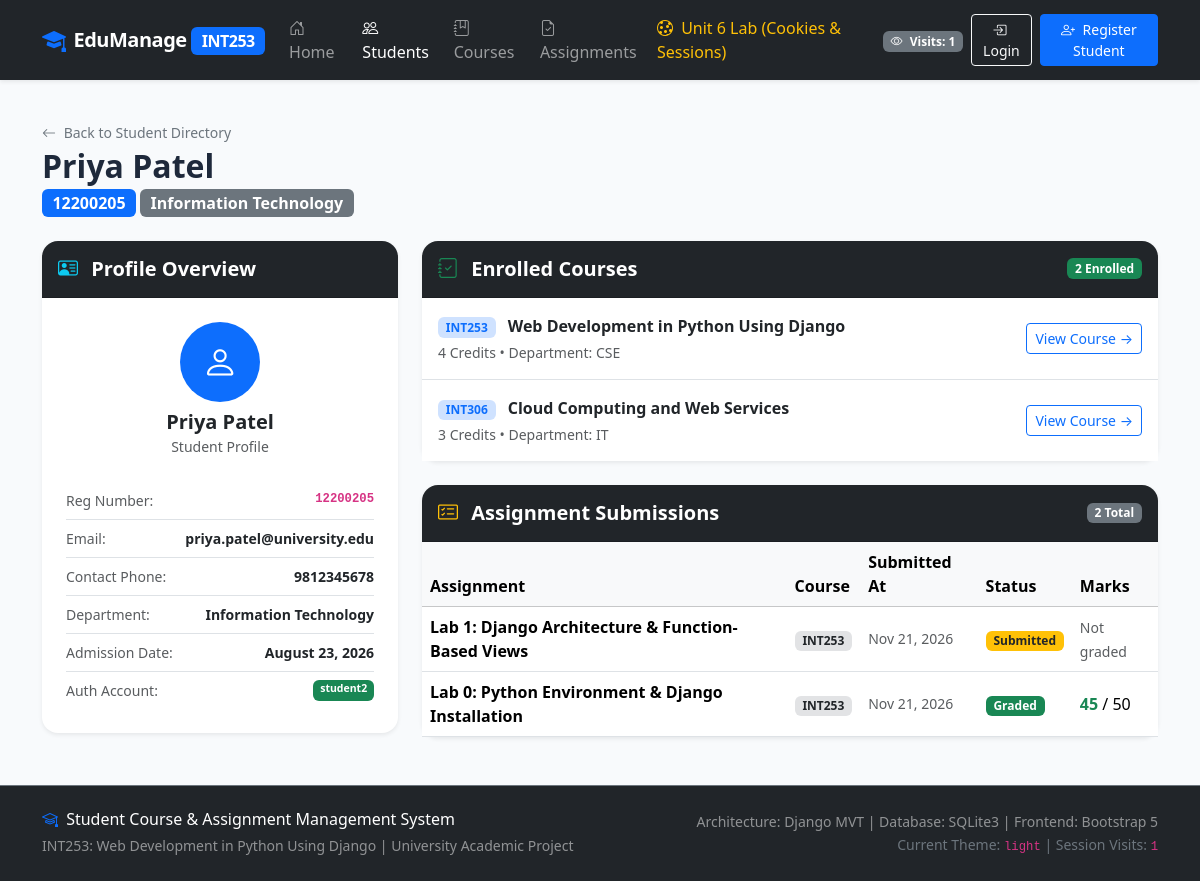
/students/2/, run on the app's committed database.
### students/models.py (models this page shows, shortened)
class Student(models.Model):
    DEPARTMENT_CHOICES = [
        ('CSE', 'Computer Science and Engineering'),
        ('IT', 'Information Technology'),
        ('ECE', 'Electronics & Communication Engineering'),
        ('ME', 'Mechanical Engineering'),
        ('CIVIL', 'Civil Engineering'),
        ('MBA', 'Management Studies'),
        ('OTHER', 'Other Department'),
    ]
    user = models.OneToOneField(
        User,
        on_delete=models.CASCADE,
        null=True,
        blank=True,
        related_name='student_profile',
        help_text="Associated auth account for dashboard login"
    )
    name = models.CharField(
        max_length=100,
        verbose_name="Full Name",
        help_text="Student's complete name"
    )
    email = models.EmailField(
        unique=True,
        verbose_name="Email Address",
        help_text="Unique student email address"
    )
    phone = models.CharField(
        max_length=15,
        verbose_name="Contact Number",
        help_text="10-digit mobile number"
    )
    registration_number = models.CharField(
        max_length=20,
        unique=True,
        verbose_name="Registration Number",
        help_text="Unique University Registration ID (e.g. 12200123)"
    )
    department = models.CharField(
        max_length=50,
        choices=DEPARTMENT_CHOICES,
        default='CSE',
        verbose_name="Department"
    )
    join_date = models.DateField(
        default=timezone.now,
        verbose_name="Admission / Join Date"
    )
    created_at = models.DateTimeField(
        auto_now_add=True,
        verbose_name="Created At"
    )
    updated_at = models.DateTimeField(
        auto_now=True,
        verbose_name="Last Updated"
    )
    class Meta:
        ordering = ['-join_date', 'name']
        verbose_name = "Student"
        verbose_name_plural = "Students"

### courses/models.py (models this page shows, shortened)
class Course(models.Model):
    DEPARTMENT_CHOICES = [
        ('CSE', 'Computer Science and Engineering'),
        ('IT', 'Information Technology'),
        ('ECE', 'Electronics & Communication Engineering'),
        ('ME', 'Mechanical Engineering'),
        ('CIVIL', 'Civil Engineering'),
        ('GEN', 'General Education'),
    ]
    course_name = models.CharField(
        max_length=150,
        verbose_name="Course Name",
        help_text="Official title of the subject/course"
    )
    course_code = models.CharField(
        max_length=20,
        unique=True,
        verbose_name="Course Code",
        help_text="Institutional course code (e.g., INT253, CSE301)"
    )
    description = models.TextField(
        verbose_name="Course Description",
        help_text="Syllabus overview and course outcomes"
    )
    credits = models.PositiveSmallIntegerField(
        default=3,
        verbose_name="Credits",
        help_text="Course credit value (typically 1-5)"
    )
    department = models.CharField(
        max_length=50,
        choices=DEPARTMENT_CHOICES,
        default='CSE',
        verbose_name="Department"
    )
    students = models.ManyToManyField(
        Student,
        related_name='enrolled_courses',
        blank=True,
        verbose_name="Enrolled Students"
    )
    created_at = models.DateTimeField(
        auto_now_add=True,
        verbose_name="Created At"
    )
    updated_at = models.DateTimeField(
        auto_now=True,
        verbose_name="Last Updated"
    )
    class Meta:
        ordering = ['course_code']
        verbose_name = "Course"
        verbose_name_plural = "Courses"

### assignments/models.py (models this page shows, shortened)
class Submission(models.Model):
    STATUS_CHOICES = [
        ('Submitted', 'Submitted On Time'),
        ('Late', 'Submitted Late'),
        ('Graded', 'Evaluated & Graded'),
    ]
    student = models.ForeignKey(
        Student,
        on_delete=models.CASCADE,
        related_name='submissions',
        verbose_name="Student"
    )
    assignment = models.ForeignKey(
        Assignment,
        on_delete=models.CASCADE,
        related_name='submissions',
        verbose_name="Assignment"
    )
    submission_date = models.DateTimeField(
        auto_now_add=True,
        verbose_name="Submission Date & Time"
    )
    submission_text = models.TextField(
        verbose_name="Submission Content",
        help_text="Enter your solution, code snippets, notes, or repository link"
    )
    attachment = models.FileField(
        upload_to='submissions/%Y/%m/',
        blank=True,
        null=True,
        verbose_name="Attachment File (Optional)"
    )
    status = models.CharField(
        max_length=20,
        choices=STATUS_CHOICES,
        default='Submitted',
        verbose_name="Submission Status"
    )
    marks_obtained = models.PositiveIntegerField(
        blank=True,
        null=True,
        verbose_name="Marks Obtained"
    )
    feedback = models.TextField(
        blank=True,
        null=True,
        verbose_name="Instructor Feedback"
    )
    updated_at = models.DateTimeField(
        auto_now=True,
        verbose_name="Last Updated"
    )
    class Meta:
        ordering = ['-submission_date']
        unique_together = ('student', 'assignment')
        verbose_name = "Submission"
        verbose_name_plural = "Submissions"

class Assignment(models.Model):
    assignment_title = models.CharField(
        max_length=200,
        verbose_name="Assignment Title",
        help_text="Title of the assignment or practical project task"
    )
    description = models.TextField(
        verbose_name="Description / Instructions",
        help_text="Detailed problem statement and submission instructions"
    )
    course = models.ForeignKey(
        Course,
        on_delete=models.CASCADE,
        related_name='assignments',
        verbose_name="Associated Course"
    )
    deadline = models.DateTimeField(
        verbose_name="Submission Deadline",
        help_text="Date and time when submissions close"
    )
    max_marks = models.PositiveIntegerField(
        default=100,
        verbose_name="Maximum Marks",
        help_text="Total marks allocated for this assignment"
    )
    created_at = models.DateTimeField(
        auto_now_add=True,
        verbose_name="Created At"
    )
    updated_at = models.DateTimeField(
        auto_now=True,
        verbose_name="Last Updated"
    )
    class Meta:
        ordering = ['deadline', '-created_at']
        verbose_name = "Assignment"
        verbose_name_plural = "Assignments"

### students/views.py (the view)
# urls.py: path('<int:pk>/', views.student_detail_view, name='detail'),
def student_detail_view(request, pk):
    student = get_object_or_404(Student, pk=pk)
    enrolled_courses = student.enrolled_courses.all()
    submissions = student.submissions.select_related('assignment', 'assignment__course').all()
    context = {
        'student': student,
        'enrolled_courses': enrolled_courses,
        'submissions': submissions,
        'page_title': f"Student: {student.name}",
    }
    return render(request, 'students/student_detail.html', context)

### accounts/context_processors.py (called while the page is built)
def global_user_context(request):
    context = {
        'theme_preference': request.COOKIES.get('theme_preference', 'light'),
        'session_visit_count': request.session.get('visit_count', 1),
        'current_student': None,
    }
    if request.user.is_authenticated:
        try:
            if hasattr(request.user, 'student_profile'):
                context['current_student'] = request.user.student_profile
        except Exception:
            context['current_student'] = None
    return context

### templates/students/student_detail.html (shortened to what this page needs)
{% extends 'base.html' %}
{% block content %}
<div class="row align-items-center mb-4">
    <div class="col-md-8">
        <a href="{% url 'students:list' %}" class="text-decoration-none small text-secondary mb-1 d-inline-block">
            <i class="bi bi-arrow-left me-1"></i> Back to Student Directory
        </a>
        <h2 class="fw-bold mb-0">{{ student.name }}</h2>
        <span class="badge bg-primary fs-6 mt-1">{{ student.registration_number }}</span>
        <span class="badge bg-secondary fs-6 mt-1">{{ student.get_department_display }}</span>
    </div>
</div>
<div class="row g-4 mb-4">
    <div class="col-lg-4">
        <div class="card shadow-sm border-0 rounded-4">
            <div class="card-header bg-dark text-white py-3 rounded-top-4">
                <h5 class="fw-bold mb-0"><i class="bi bi-person-vcard text-info me-2"></i> Profile Overview</h5>
            </div>
            <div class="card-body p-4">
                <div class="text-center mb-4">
                    <div class="bg-primary text-white rounded-circle d-inline-flex align-items-center justify-content-center mb-2" style="width: 80px; height: 80px; font-size: 2.2rem;">
                        <i class="bi bi-person"></i>
                    </div>
                    <h5 class="fw-bold mb-0">{{ student.name }}</h5>
                    <small class="text-muted">Student Profile</small>
                </div>
                <ul class="list-group list-group-flush small">
                    <li class="list-group-item d-flex justify-content-between px-0 py-2">
                        <span class="text-muted">Reg Number:</span>
                        <code class="fw-bold">{{ student.registration_number }}</code>
                    </li>
                    <li class="list-group-item d-flex justify-content-between px-0 py-2">
                        <span class="text-muted">Email:</span>
                        <span class="fw-semibold">{{ student.email }}</span>
                    </li>
                    <li class="list-group-item d-flex justify-content-between px-0 py-2">
                        <span class="text-muted">Contact Phone:</span>
                        <span class="fw-semibold">{{ student.phone }}</span>
                    </li>
                    <li class="list-group-item d-flex justify-content-between px-0 py-2">
                        <span class="text-muted">Department:</span>
                        <span class="fw-semibold">{{ student.get_department_display }}</span>
                    </li>
                    <li class="list-group-item d-flex justify-content-between px-0 py-2">
                        <span class="text-muted">Admission Date:</span>
                        <span class="fw-semibold">{{ student.join_date|date:"F d, Y" }}</span>
                    </li>
                    <li class="list-group-item d-flex justify-content-between px-0 py-2">
                        <span class="text-muted">Auth Account:</span>
                        <span class="badge {% if student.user %}bg-success{% else %}bg-secondary{% endif %}">
                            {{ student.user.username|default:"No Login Linked" }}
                        </span>
                    </li>
                </ul>
            </div>
        </div>
    </div>
    <div class="col-lg-8">
        <div class="card shadow-sm border-0 rounded-4 mb-4">
            <div class="card-header bg-dark text-white py-3 rounded-top-4 d-flex justify-content-between align-items-center">
                <h5 class="fw-bold mb-0"><i class="bi bi-journal-check text-success me-2"></i> Enrolled Courses</h5>
                <span class="badge bg-success">{{ enrolled_courses.count }} Enrolled</span>
            </div>
            <div class="card-body p-0">
                <div class="list-group list-group-flush">
                    {% for course in enrolled_courses %}
                        <div class="list-group-item d-flex justify-content-between align-items-center px-3 py-3">
                            <div>
                                <span class="badge bg-primary-subtle text-primary fw-bold me-2">{{ course.course_code }}</span>
                                <a href="{% url 'courses:detail' pk=course.pk %}" class="fw-bold text-dark text-decoration-none">
                                    {{ course.course_name }}
                                </a>
                                <small class="text-muted d-block mt-1">{{ course.credits }} Credits &bull; Department: {{ course.department }}</small>
                            </div>
                            <a href="{% url 'courses:detail' pk=course.pk %}" class="btn btn-sm btn-outline-primary">
                                View Course &rarr;
                            </a>
                        </div>
                    {% empty %}
                        <div class="p-4 text-center text-muted">
                            <i class="bi bi-journal-x fs-3 d-block mb-1"></i>
                            Student is not currently enrolled in any courses.
                        </div>
                    {% endfor %}
                </div>
            </div>
        </div>
        <div class="card shadow-sm border-0 rounded-4">
            <div class="card-header bg-dark text-white py-3 rounded-top-4 d-flex justify-content-between align-items-center">
                <h5 class="fw-bold mb-0"><i class="bi bi-card-checklist text-warning me-2"></i> Assignment Submissions</h5>
                <span class="badge bg-secondary">{{ submissions.count }} Total</span>
            </div>
            <div class="card-body p-0">
                <div class="table-responsive">
                    <table class="table table-hover align-middle mb-0">
                        <thead class="table-light">
                            <tr>
                                <th>Assignment</th>
                                <th>Course</th>
                                <th>Submitted At</th>
                                <th>Status</th>
                                <th>Marks</th>
                            </tr>
                        </thead>
                        <tbody>
                            {% for sub in submissions %}
                                <tr>
                                    <td class="fw-semibold">{{ sub.assignment.assignment_title }}</td>
                                    <td><span class="badge bg-secondary-subtle text-dark">{{ sub.assignment.course.course_code }}</span></td>
                                    <td class="small text-muted">{{ sub.submission_date|date:"M d, Y" }}</td>
                                    <td>
                                        {% if sub.status == 'Graded' %}
                                            <span class="badge bg-success">Graded</span>
                                        {% elif sub.status == 'Late' %}
                                            <span class="badge bg-danger">Late</span>
                                        {% else %}
                                            <span class="badge bg-warning text-dark">Submitted</span>
                                        {% endif %}
                                    </td>
                                    <td>
                                        {% if sub.marks_obtained is not None %}
                                            <strong class="text-success">{{ sub.marks_obtained }}</strong> / {{ sub.assignment.max_marks }}
                                        {% else %}
                                            <span class="text-muted small">Not graded</span>
                                        {% endif %}
                                    </td>
                                </tr>
                            {% empty %}
                                <tr>
                                    <td colspan="5" class="text-center py-4 text-muted">
                                        No assignment submissions recorded yet.
                                    </td>
                                </tr>
                            {% endfor %}
                        </tbody>
                    </table>
                </div>
            </div>
        </div>
    </div>
</div>
{% endblock %}

### static/css/custom.css (style rules this page uses)
:root { --primary-color: #0d6efd; --primary-hover: #0b5ed7; --sidebar-bg: #1e293b; --sidebar-color: #cbd5e1; --sidebar-active: #38bdf8; --card-shadow: 0 0.125rem 0.25rem rgba(0, 0, 0, 0.075); }
body.theme-light { background-color: #f8fafc; color: #1e293b; }
body { min-height: 100vh; display: flex; flex-direction: column; font-family: system-ui, -apple-system, "Segoe UI", Roboto, "Helvetica Neue", "Noto Sans", sans-serif; }

### data on the page
Student: name "Priya Patel", registration_number "12200205", department "Information Technology", email "priya.patel@university.edu", phone "9812345678", join_date "August 23, 2026", user.username "student2"
Course: course_code "INT253", course_name "Web Development in Python Using Django", credits "4", department "CSE"
Course: course_code "INT306", course_name "Cloud Computing and Web Services", credits "3", department "IT"
Submission: assignment.assignment_title "Lab 1: Django Architecture & Function-Based Views", assignment.course.course_code "INT253", submission_date "Nov 21, 2026", status "Submitted", shows "Not graded"
Submission: assignment.assignment_title "Lab 0: Python Environment & Django Installation", assignment.course.course_code "INT253", submission_date "Nov 21, 2026", status "Graded", marks_obtained "45", assignment.max_marks "50"

### other printed values
{{ session_visit_count|default:1 }} "1"
{{ enrolled_courses.count }} "2"
{{ submissions.count }} "2"
{{ theme_preference|default:'light' }} "light"
